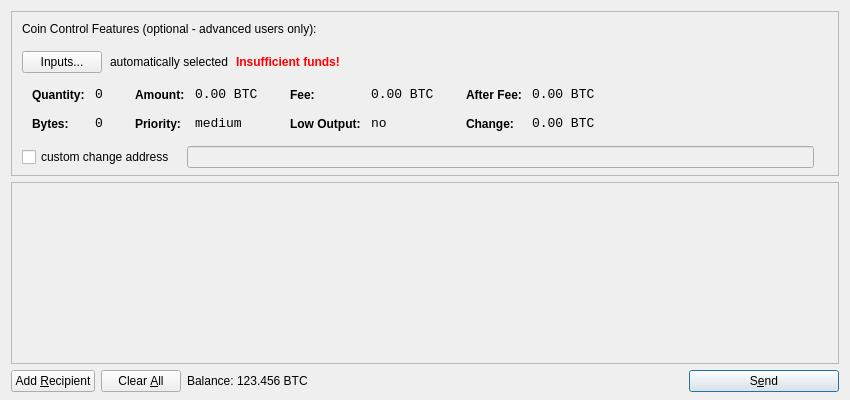
<?xml version="1.0" encoding="UTF-8"?>
<ui version="4.0">
 <class>SendCoinsDialog</class>
 <widget class="QDialog" name="SendCoinsDialog">
  <property name="geometry">
   <rect>
    <x>0</x>
    <y>0</y>
    <width>850</width>
    <height>400</height>
   </rect>
  </property>
  <property name="windowTitle">
   <string>Send Coins</string>
  </property>
  <layout class="QVBoxLayout" name="verticalLayout" stretch="0,1,0">
   <property name="bottomMargin">
    <number>8</number>
   </property>
   <item>
    <widget class="QFrame" name="frameCoinControl">
     <property name="sizePolicy">
      <sizepolicy hsizetype="Expanding" vsizetype="Expanding">
       <horstretch>0</horstretch>
       <verstretch>0</verstretch>
      </sizepolicy>
     </property>
     <property name="maximumSize">
      <size>
       <width>16777215</width>
       <height>16777215</height>
      </size>
     </property>
     <property name="frameShape">
      <enum>QFrame::StyledPanel</enum>
     </property>
     <property name="frameShadow">
      <enum>QFrame::Sunken</enum>
     </property>
     <layout class="QVBoxLayout" name="verticalLayoutCoinControl2">
      <property name="spacing">
       <number>-1</number>
      </property>
      <property name="leftMargin">
       <number>0</number>
      </property>
      <property name="topMargin">
       <number>0</number>
      </property>
      <property name="rightMargin">
       <number>0</number>
      </property>
      <property name="bottomMargin">
       <number>6</number>
      </property>
      <item>
       <layout class="QVBoxLayout" name="verticalLayoutCoinControl" stretch="0,0,0,0,1">
        <property name="spacing">
         <number>0</number>
        </property>
        <property name="leftMargin">
         <number>10</number>
        </property>
        <property name="topMargin">
         <number>10</number>
        </property>
        <item>
         <layout class="QHBoxLayout" name="horizontalLayoutCoinControl1">
          <property name="bottomMargin">
           <number>15</number>
          </property>
          <item>
           <widget class="QLabel" name="labelCoinControlFeatures">
            <property name="sizePolicy">
             <sizepolicy hsizetype="Preferred" vsizetype="Maximum">
              <horstretch>0</horstretch>
              <verstretch>0</verstretch>
             </sizepolicy>
            </property>
            <property name="text">
             <string>Coin Control Features (optional - advanced users only):</string>
            </property>
           </widget>
          </item>
         </layout>
        </item>
        <item>
         <layout class="QHBoxLayout" name="horizontalLayoutCoinControl2" stretch="0,0,0,0">
          <property name="spacing">
           <number>8</number>
          </property>
          <property name="bottomMargin">
           <number>10</number>
          </property>
          <item>
           <widget class="QPushButton" name="pushButtonCoinControl">
            <property name="styleSheet">
             <string notr="true"/>
            </property>
            <property name="text">
             <string>Inputs...</string>
            </property>
           </widget>
          </item>
          <item>
           <widget class="QLabel" name="labelCoinControlAutomaticallySelected">
            <property name="text">
             <string>automatically selected</string>
            </property>
            <property name="margin">
             <number>5</number>
            </property>
           </widget>
          </item>
          <item>
           <widget class="QLabel" name="labelCoinControlInsuffFunds">
            <property name="font">
             <font>
              <weight>75</weight>
              <bold>true</bold>
             </font>
            </property>
            <property name="styleSheet">
             <string notr="true">color:red;font-weight:bold;</string>
            </property>
            <property name="text">
             <string>Insufficient funds!</string>
            </property>
            <property name="margin">
             <number>5</number>
            </property>
           </widget>
          </item>
          <item>
           <spacer name="horizontalSpacerCoinControl">
            <property name="orientation">
             <enum>Qt::Horizontal</enum>
            </property>
            <property name="sizeHint" stdset="0">
             <size>
              <width>40</width>
              <height>1</height>
             </size>
            </property>
           </spacer>
          </item>
         </layout>
        </item>
        <item>
         <widget class="QWidget" name="widgetCoinControl" native="true">
          <property name="sizePolicy">
           <sizepolicy hsizetype="Preferred" vsizetype="Preferred">
            <horstretch>0</horstretch>
            <verstretch>0</verstretch>
           </sizepolicy>
          </property>
          <property name="minimumSize">
           <size>
            <width>0</width>
            <height>0</height>
           </size>
          </property>
          <property name="styleSheet">
           <string notr="true"/>
          </property>
          <layout class="QHBoxLayout" name="horizontalLayoutCoinControl5">
           <property name="margin">
            <number>0</number>
           </property>
           <item>
            <layout class="QHBoxLayout" name="horizontalLayoutCoinControl3" stretch="0,0,0,1">
             <property name="spacing">
              <number>20</number>
             </property>
             <property name="topMargin">
              <number>0</number>
             </property>
             <property name="bottomMargin">
              <number>10</number>
             </property>
             <item>
              <layout class="QFormLayout" name="formLayoutCoinControl1">
               <property name="horizontalSpacing">
                <number>10</number>
               </property>
               <property name="verticalSpacing">
                <number>14</number>
               </property>
               <property name="leftMargin">
                <number>10</number>
               </property>
               <property name="topMargin">
                <number>4</number>
               </property>
               <property name="rightMargin">
                <number>6</number>
               </property>
               <item row="0" column="0">
                <widget class="QLabel" name="labelCoinControlQuantityText">
                 <property name="styleSheet">
                  <string notr="true">font-weight:bold;</string>
                 </property>
                 <property name="text">
                  <string>Quantity:</string>
                 </property>
                 <property name="margin">
                  <number>0</number>
                 </property>
                </widget>
               </item>
               <item row="0" column="1">
                <widget class="QLabel" name="labelCoinControlQuantity">
                 <property name="font">
                  <font>
                   <family>Monospace</family>
                   <pointsize>10</pointsize>
                  </font>
                 </property>
                 <property name="cursor">
                  <cursorShape>IBeamCursor</cursorShape>
                 </property>
                 <property name="contextMenuPolicy">
                  <enum>Qt::ActionsContextMenu</enum>
                 </property>
                 <property name="text">
                  <string notr="true">0</string>
                 </property>
                 <property name="margin">
                  <number>0</number>
                 </property>
                 <property name="textInteractionFlags">
                  <set>Qt::LinksAccessibleByMouse|Qt::TextSelectableByKeyboard|Qt::TextSelectableByMouse</set>
                 </property>
                </widget>
               </item>
               <item row="1" column="0">
                <widget class="QLabel" name="labelCoinControlBytesText">
                 <property name="styleSheet">
                  <string notr="true">font-weight:bold;</string>
                 </property>
                 <property name="text">
                  <string>Bytes:</string>
                 </property>
                </widget>
               </item>
               <item row="1" column="1">
                <widget class="QLabel" name="labelCoinControlBytes">
                 <property name="font">
                  <font>
                   <family>Monospace</family>
                   <pointsize>10</pointsize>
                  </font>
                 </property>
                 <property name="cursor">
                  <cursorShape>IBeamCursor</cursorShape>
                 </property>
                 <property name="contextMenuPolicy">
                  <enum>Qt::ActionsContextMenu</enum>
                 </property>
                 <property name="text">
                  <string notr="true">0</string>
                 </property>
                 <property name="textInteractionFlags">
                  <set>Qt::LinksAccessibleByMouse|Qt::TextSelectableByKeyboard|Qt::TextSelectableByMouse</set>
                 </property>
                </widget>
               </item>
              </layout>
             </item>
             <item>
              <layout class="QFormLayout" name="formLayoutCoinControl2">
               <property name="horizontalSpacing">
                <number>10</number>
               </property>
               <property name="verticalSpacing">
                <number>14</number>
               </property>
               <property name="leftMargin">
                <number>6</number>
               </property>
               <property name="topMargin">
                <number>4</number>
               </property>
               <property name="rightMargin">
                <number>6</number>
               </property>
               <item row="0" column="0">
                <widget class="QLabel" name="labelCoinControlAmountText">
                 <property name="styleSheet">
                  <string notr="true">font-weight:bold;</string>
                 </property>
                 <property name="text">
                  <string>Amount:</string>
                 </property>
                 <property name="margin">
                  <number>0</number>
                 </property>
                </widget>
               </item>
               <item row="0" column="1">
                <widget class="QLabel" name="labelCoinControlAmount">
                 <property name="font">
                  <font>
                   <family>Monospace</family>
                   <pointsize>10</pointsize>
                  </font>
                 </property>
                 <property name="cursor">
                  <cursorShape>IBeamCursor</cursorShape>
                 </property>
                 <property name="contextMenuPolicy">
                  <enum>Qt::ActionsContextMenu</enum>
                 </property>
                 <property name="text">
                  <string notr="true">0.00 BTC</string>
                 </property>
                 <property name="textInteractionFlags">
                  <set>Qt::LinksAccessibleByMouse|Qt::TextSelectableByKeyboard|Qt::TextSelectableByMouse</set>
                 </property>
                </widget>
               </item>
               <item row="1" column="0">
                <widget class="QLabel" name="labelCoinControlPriorityText">
                 <property name="styleSheet">
                  <string notr="true">font-weight:bold;</string>
                 </property>
                 <property name="text">
                  <string>Priority:</string>
                 </property>
                </widget>
               </item>
               <item row="1" column="1">
                <widget class="QLabel" name="labelCoinControlPriority">
                 <property name="font">
                  <font>
                   <family>Monospace</family>
                   <pointsize>10</pointsize>
                  </font>
                 </property>
                 <property name="cursor">
                  <cursorShape>IBeamCursor</cursorShape>
                 </property>
                 <property name="contextMenuPolicy">
                  <enum>Qt::ActionsContextMenu</enum>
                 </property>
                 <property name="text">
                  <string>medium</string>
                 </property>
                 <property name="textInteractionFlags">
                  <set>Qt::LinksAccessibleByMouse|Qt::TextSelectableByKeyboard|Qt::TextSelectableByMouse</set>
                 </property>
                </widget>
               </item>
              </layout>
             </item>
             <item>
              <layout class="QFormLayout" name="formLayoutCoinControl3">
               <property name="horizontalSpacing">
                <number>10</number>
               </property>
               <property name="verticalSpacing">
                <number>14</number>
               </property>
               <property name="leftMargin">
                <number>6</number>
               </property>
               <property name="topMargin">
                <number>4</number>
               </property>
               <property name="rightMargin">
                <number>6</number>
               </property>
               <item row="0" column="0">
                <widget class="QLabel" name="labelCoinControlFeeText">
                 <property name="styleSheet">
                  <string notr="true">font-weight:bold;</string>
                 </property>
                 <property name="text">
                  <string>Fee:</string>
                 </property>
                 <property name="margin">
                  <number>0</number>
                 </property>
                </widget>
               </item>
               <item row="0" column="1">
                <widget class="QLabel" name="labelCoinControlFee">
                 <property name="font">
                  <font>
                   <family>Monospace</family>
                   <pointsize>10</pointsize>
                  </font>
                 </property>
                 <property name="cursor">
                  <cursorShape>IBeamCursor</cursorShape>
                 </property>
                 <property name="contextMenuPolicy">
                  <enum>Qt::ActionsContextMenu</enum>
                 </property>
                 <property name="text">
                  <string notr="true">0.00 BTC</string>
                 </property>
                 <property name="textInteractionFlags">
                  <set>Qt::LinksAccessibleByMouse|Qt::TextSelectableByKeyboard|Qt::TextSelectableByMouse</set>
                 </property>
                </widget>
               </item>
               <item row="1" column="0">
                <widget class="QLabel" name="labelCoinControlLowOutputText">
                 <property name="styleSheet">
                  <string notr="true">font-weight:bold;</string>
                 </property>
                 <property name="text">
                  <string>Low Output:</string>
                 </property>
                </widget>
               </item>
               <item row="1" column="1">
                <widget class="QLabel" name="labelCoinControlLowOutput">
                 <property name="font">
                  <font>
                   <family>Monospace</family>
                   <pointsize>10</pointsize>
                  </font>
                 </property>
                 <property name="cursor">
                  <cursorShape>IBeamCursor</cursorShape>
                 </property>
                 <property name="contextMenuPolicy">
                  <enum>Qt::ActionsContextMenu</enum>
                 </property>
                 <property name="text">
                  <string>no</string>
                 </property>
                 <property name="textInteractionFlags">
                  <set>Qt::LinksAccessibleByMouse|Qt::TextSelectableByKeyboard|Qt::TextSelectableByMouse</set>
                 </property>
                </widget>
               </item>
              </layout>
             </item>
             <item>
              <layout class="QFormLayout" name="formLayoutCoinControl4">
               <property name="horizontalSpacing">
                <number>10</number>
               </property>
               <property name="verticalSpacing">
                <number>14</number>
               </property>
               <property name="leftMargin">
                <number>6</number>
               </property>
               <property name="topMargin">
                <number>4</number>
               </property>
               <property name="rightMargin">
                <number>6</number>
               </property>
               <item row="0" column="0">
                <widget class="QLabel" name="labelCoinControlAfterFeeText">
                 <property name="styleSheet">
                  <string notr="true">font-weight:bold;</string>
                 </property>
                 <property name="text">
                  <string>After Fee:</string>
                 </property>
                 <property name="margin">
                  <number>0</number>
                 </property>
                </widget>
               </item>
               <item row="0" column="1">
                <widget class="QLabel" name="labelCoinControlAfterFee">
                 <property name="font">
                  <font>
                   <family>Monospace</family>
                   <pointsize>10</pointsize>
                  </font>
                 </property>
                 <property name="cursor">
                  <cursorShape>IBeamCursor</cursorShape>
                 </property>
                 <property name="contextMenuPolicy">
                  <enum>Qt::ActionsContextMenu</enum>
                 </property>
                 <property name="text">
                  <string notr="true">0.00 BTC</string>
                 </property>
                 <property name="textInteractionFlags">
                  <set>Qt::LinksAccessibleByMouse|Qt::TextSelectableByKeyboard|Qt::TextSelectableByMouse</set>
                 </property>
                </widget>
               </item>
               <item row="1" column="0">
                <widget class="QLabel" name="labelCoinControlChangeText">
                 <property name="styleSheet">
                  <string notr="true">font-weight:bold;</string>
                 </property>
                 <property name="text">
                  <string>Change:</string>
                 </property>
                </widget>
               </item>
               <item row="1" column="1">
                <widget class="QLabel" name="labelCoinControlChange">
                 <property name="font">
                  <font>
                   <family>Monospace</family>
                   <pointsize>10</pointsize>
                  </font>
                 </property>
                 <property name="cursor">
                  <cursorShape>IBeamCursor</cursorShape>
                 </property>
                 <property name="contextMenuPolicy">
                  <enum>Qt::ActionsContextMenu</enum>
                 </property>
                 <property name="text">
                  <string notr="true">0.00 BTC</string>
                 </property>
                 <property name="textInteractionFlags">
                  <set>Qt::LinksAccessibleByMouse|Qt::TextSelectableByKeyboard|Qt::TextSelectableByMouse</set>
                 </property>
                </widget>
               </item>
              </layout>
             </item>
            </layout>
           </item>
          </layout>
         </widget>
        </item>
        <item>
         <layout class="QHBoxLayout" name="horizontalLayoutCoinControl4" stretch="0,0,0">
          <property name="spacing">
           <number>12</number>
          </property>
          <property name="sizeConstraint">
           <enum>QLayout::SetDefaultConstraint</enum>
          </property>
          <property name="topMargin">
           <number>5</number>
          </property>
          <property name="rightMargin">
           <number>5</number>
          </property>
          <item>
           <widget class="QCheckBox" name="checkBoxCoinControlChange">
            <property name="text">
             <string>custom change address</string>
            </property>
           </widget>
          </item>
          <item>
           <widget class="QLineEdit" name="lineEditCoinControlChange">
            <property name="enabled">
             <bool>false</bool>
            </property>
            <property name="sizePolicy">
             <sizepolicy hsizetype="Expanding" vsizetype="Fixed">
              <horstretch>0</horstretch>
              <verstretch>0</verstretch>
             </sizepolicy>
            </property>
           </widget>
          </item>
          <item>
           <widget class="QLabel" name="labelCoinControlChangeLabel">
            <property name="sizePolicy">
             <sizepolicy hsizetype="Preferred" vsizetype="Expanding">
              <horstretch>0</horstretch>
              <verstretch>0</verstretch>
             </sizepolicy>
            </property>
            <property name="minimumSize">
             <size>
              <width>0</width>
              <height>0</height>
             </size>
            </property>
            <property name="text">
             <string/>
            </property>
            <property name="margin">
             <number>3</number>
            </property>
           </widget>
          </item>
         </layout>
        </item>
        <item>
         <spacer name="verticalSpacerCoinControl">
          <property name="orientation">
           <enum>Qt::Vertical</enum>
          </property>
          <property name="sizeHint" stdset="0">
           <size>
            <width>800</width>
            <height>1</height>
           </size>
          </property>
         </spacer>
        </item>
       </layout>
      </item>
     </layout>
    </widget>
   </item>
   <item>
    <widget class="QScrollArea" name="scrollArea">
     <property name="widgetResizable">
      <bool>true</bool>
     </property>
     <widget class="QWidget" name="scrollAreaWidgetContents">
      <property name="geometry">
       <rect>
        <x>0</x>
        <y>0</y>
        <width>830</width>
        <height>165</height>
       </rect>
      </property>
      <layout class="QVBoxLayout" name="verticalLayout_2">
       <property name="margin">
        <number>0</number>
       </property>
       <item>
        <layout class="QVBoxLayout" name="entries">
         <property name="spacing">
          <number>6</number>
         </property>
        </layout>
       </item>
       <item>
        <spacer name="verticalSpacer">
         <property name="orientation">
          <enum>Qt::Vertical</enum>
         </property>
         <property name="sizeHint" stdset="0">
          <size>
           <width>20</width>
           <height>40</height>
          </size>
         </property>
        </spacer>
       </item>
      </layout>
     </widget>
    </widget>
   </item>
   <item>
    <layout class="QHBoxLayout" name="horizontalLayout">
     <item>
      <widget class="QPushButton" name="addButton">
       <property name="toolTip">
        <string>Send to multiple recipients at once</string>
       </property>
       <property name="text">
        <string>Add &amp;Recipient</string>
       </property>
       <property name="icon">
        <iconset resource="../codecoin.qrc">
         <normaloff>:/icons/add</normaloff>:/icons/add</iconset>
       </property>
      </widget>
     </item>
     <item>
      <widget class="QPushButton" name="clearButton">
       <property name="sizePolicy">
        <sizepolicy hsizetype="Minimum" vsizetype="Fixed">
         <horstretch>0</horstretch>
         <verstretch>0</verstretch>
        </sizepolicy>
       </property>
       <property name="toolTip">
        <string>Remove all transaction fields</string>
       </property>
       <property name="text">
        <string>Clear &amp;All</string>
       </property>
       <property name="icon">
        <iconset resource="../bitcoin.qrc">
         <normaloff>:/icons/remove</normaloff>:/icons/remove</iconset>
       </property>
       <property name="autoRepeatDelay">
        <number>300</number>
       </property>
      </widget>
     </item>
     <item>
      <layout class="QHBoxLayout" name="horizontalLayout_2">
       <property name="spacing">
        <number>3</number>
       </property>
       <item>
        <widget class="QLabel" name="label">
/         <property name="text">
          <string>Balance:</string>
         </property>
        </widget>
       </item>
       <item>
        <widget class="QLabel" name="labelBalance">
         <property name="text">
          <string>123.456 BTC</string>
         </property>
         <property name="textInteractionFlags">
          <set>Qt::LinksAccessibleByMouse|Qt::TextSelectableByKeyboard|Qt::TextSelectableByMouse</set>
         </property>
        </widget>
       </item>
      </layout>
     </item>
     <item>
      <spacer name="horizontalSpacer">
       <property name="orientation">
        <enum>Qt::Horizontal</enum>
       </property>
       <property name="sizeHint" stdset="0">
        <size>
         <width>40</width>
         <height>20</height>
        </size>
       </property>
      </spacer>
     </item>
     <item>
      <widget class="QPushButton" name="sendButton">
       <property name="minimumSize">
        <size>
         <width>150</width>
         <height>0</height>
        </size>
       </property>
       <property name="toolTip">
        <string>Confirm the send action</string>
       </property>
       <property name="text">
        <string>S&amp;end</string>
       </property>
       <property name="icon">
        <iconset resource="../codecoin.qrc">
         <normaloff>:/icons/send</normaloff>:/icons/send</iconset>
       </property>
       <property name="default">
        <bool>true</bool>
       </property>
      </widget>
     </item>
    </layout>
   </item>
  </layout>
 </widget>
 <resources>
  <include location="../codecoin.qrc"/>
 </resources>
 <connections/>
</ui>
